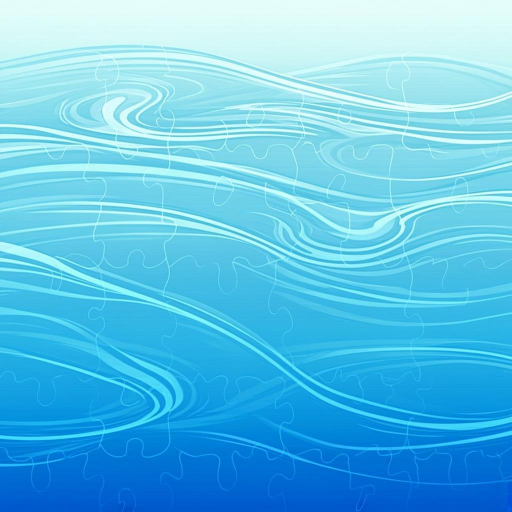
#> input picture water-tile-raw.png, 1024 x 1024 px, found by its file name (shown at 1/2 size)
$ python process-water-tile.py
#> lines starting #> are read from the running program, lines starting #| are printed output that depends on the picture
import numpy as np
from PIL import Image, ImageFilter

# Load raw generated image
img = Image.open('/home/z/my-project/water-tile-raw.png').convert('RGBA')
print(f'Original size: {img.size}')
#| Original size: (1024, 1024)

# Step 1: Make tileable using edge blending
# Blend edges so left matches right, top matches bottom
arr = np.array(img, dtype=np.float32)
h, w = arr.shape[:2]
#> h = 1024; w = 1024

blend_w = w // 4  # blend zone width
#> blend_w = 256
blend_h = h // 4
#> blend_h = 256

# Create horizontal blend mask (blends left/right edges)
h_mask = np.ones((h, w), dtype=np.float32)
for x in range(blend_w):
    t = x / blend_w
    h_mask[:, x] = t
    h_mask[:, w - 1 - x] = t
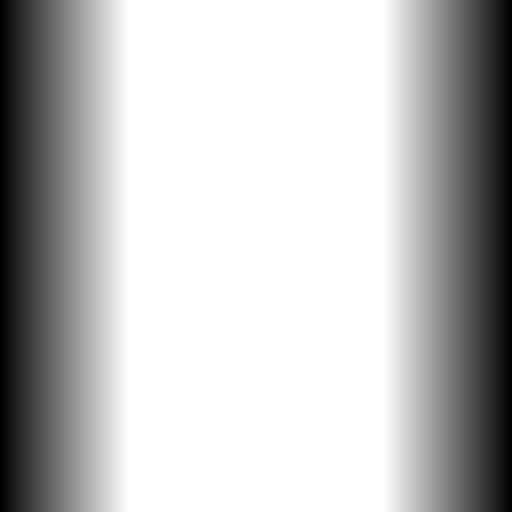
#> h_mask: shape (1024, 1024) float32 (shown at 1/2 size); min 0, max 1, mean 0.749

# Create vertical blend mask (blends top/bottom edges)
v_mask = np.ones((h, w), dtype=np.float32)
for y in range(blend_h):
    t = y / blend_h
    v_mask[y, :] = t
    v_mask[h - 1 - y, :] = t
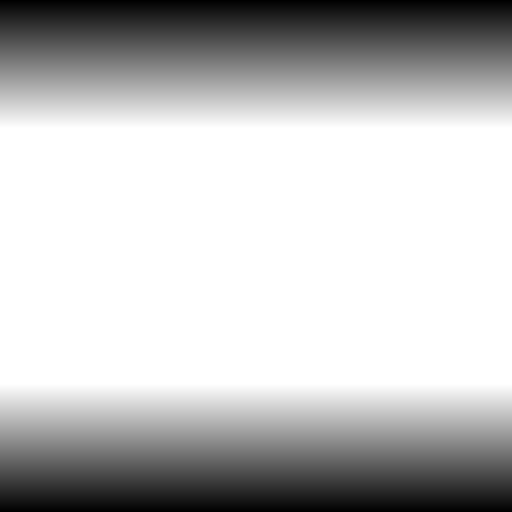
#> v_mask: shape (1024, 1024) float32 (shown at 1/2 size); min 0, max 1, mean 0.749

# Combined mask
mask = h_mask * v_mask
mask_3ch = np.stack([mask] * 4, axis=-1)

# Shifted version (wrapped)
shifted = np.roll(np.roll(arr, w // 2, axis=1), h // 2, axis=0)
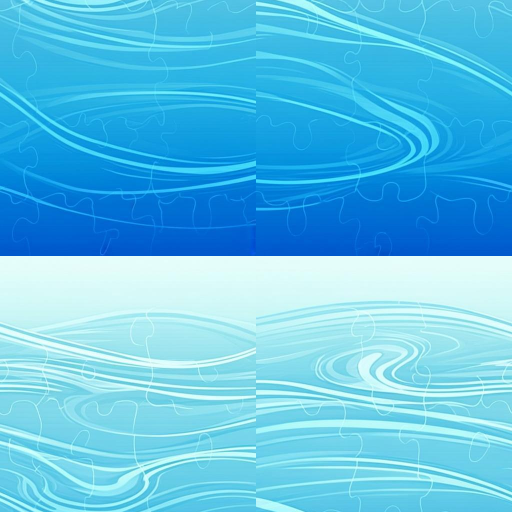
#> shifted: shape (1024, 1024, 4) float32 (shown at 1/2 size); mean R, G, B, A 94.8, 194, 232.1, 255.9

# Blend
blended = arr * mask_3ch + shifted * (1 - mask_3ch)
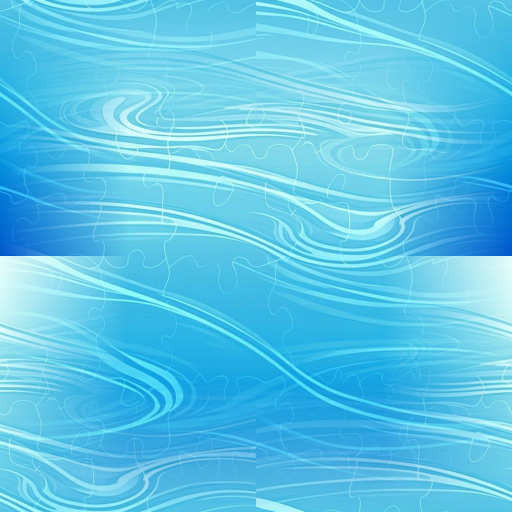
#> blended: shape (1024, 1024, 4) float32 (shown at 1/2 size); mean R, G, B, A 92.9, 198.1, 232.1, 255.9
blended = np.clip(blended, 0, 255).astype(np.uint8)
blended_img = Image.fromarray(blended, 'RGBA')

# Step 2: Add slight transparency (alpha ~200 so gray pipe shows through)
alpha = blended_img.split()[3]
#> alpha: PIL image 1024x1024 L; every value is 255
alpha = alpha.point(lambda p: min(255, int(p * 0.75)))  # make semi-transparent
#> alpha: PIL image 1024x1024 L; every value is 191
blended_img.putalpha(alpha)
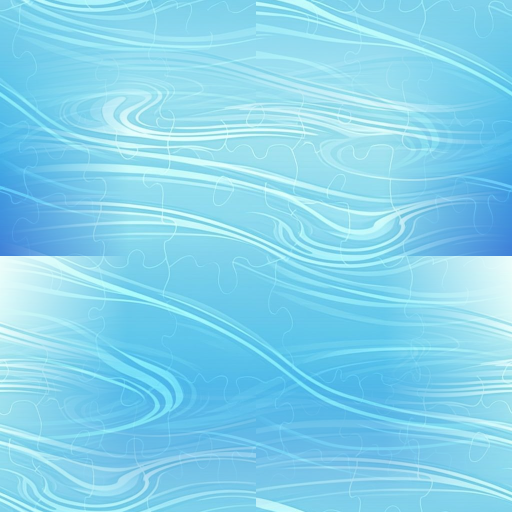
#> blended_img: PIL image 1024x1024 RGBA (shown at 1/2 size); mean R, G, B, A 92.5, 197.9, 232.1, 191; transparent parts drawn white

# Step 3: Downscale to 64x64 with high-quality resampling
tile = blended_img.resize((64, 64), Image.LANCZOS)
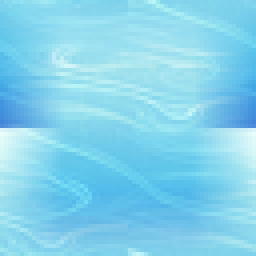
#> tile: PIL image 64x64 RGBA (shown 4 times larger); mean R, G, B, A 92.1, 197.4, 231.6, 191; transparent parts drawn white

# Step 4: Sharpen slightly to keep it crisp at small size
tile = tile.filter(ImageFilter.UnsharpMask(radius=1, percent=50))

tile.save('/home/z/my-project/public/water-tile.png')
print(f'Saved: /home/z/my-project/public/water-tile.png ({tile.size})')
#| Saved: /home/z/my-project/public/water-tile.png ((64, 64))

# Also save a 128x128 version for preview
tile_preview = blended_img.resize((128, 128), Image.LANCZOS)
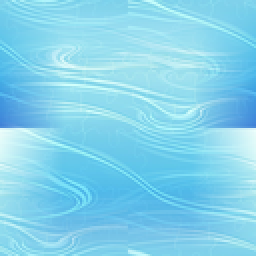
#> tile_preview: PIL image 128x128 RGBA (shown 2 times larger); mean R, G, B, A 92.1, 197.4, 231.6, 191; transparent parts drawn white
tile_preview.save('/home/z/my-project/water-tile-preview.png')
print(f'Saved: /home/z/my-project/water-tile-preview.png ({tile_preview.size})')
#| Saved: /home/z/my-project/water-tile-preview.png ((128, 128))
